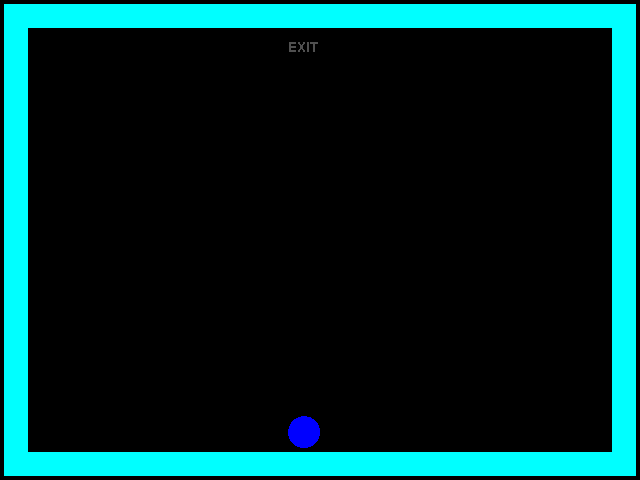

Tiled map render using the project's own tile images. Description and the whole map definition, tile-layer contents included, below:
An orthogonal 20x15 tile map with 32x32 px tiles, 4 tile layers (Layer 0, Layer 1, Layer 2, Layer 3), 5 tilesets.

<map version="1.0" orientation="orthogonal" renderorder="right-down" width="20" height="15" tilewidth="32" tileheight="32" nextobjectid="1">
 <properties>
  <property name="Description" value="Template for new levels" />
  <property name="Title" value="Empty" />
 </properties>
 <tileset firstgid="1" name="Walls" tilewidth="32" tileheight="32" tilecount="77">
  <image source="walls.png" width="352" height="224" />
 </tileset>
 <tileset firstgid="78" name="Layer0" tilewidth="32" tileheight="32" tilecount="16">
  <image source="Layer0.png" width="256" height="64" />
 </tileset>
 <tileset firstgid="94" name="Layer1" tilewidth="32" tileheight="32" tilecount="8">
  <image source="Layer1.png" width="256" height="32" />
 </tileset>
 <tileset firstgid="102" name="Layer2" tilewidth="32" tileheight="32" tilecount="8">
  <image source="Layer2.png" width="256" height="32" />
 </tileset>
 <tileset firstgid="110" name="Layer3" tilewidth="32" tileheight="32" tilecount="8">
  <image source="Layer3.png" width="256" height="32" />
 </tileset>
 <layer name="Layer 0" width="20" height="15">
  <data encoding="csv">
5,35,35,35,35,35,35,35,35,35,35,35,35,35,35,35,35,35,35,7,
15,0,0,0,0,0,0,0,0,78,0,0,0,0,0,0,0,0,0,15,
15,0,0,0,0,0,0,0,0,0,0,0,0,0,0,0,0,0,0,15,
15,0,0,0,0,0,0,0,0,0,0,0,0,0,0,0,0,0,0,15,
15,0,0,0,0,0,0,0,0,0,0,0,0,0,0,0,0,0,0,15,
15,0,0,0,0,0,0,0,0,0,0,0,0,0,0,0,0,0,0,15,
15,0,0,0,0,0,0,0,0,0,0,0,0,0,0,0,0,0,0,15,
15,0,0,0,0,0,0,0,0,0,0,0,0,0,0,0,0,0,0,15,
15,0,0,0,0,0,0,0,0,0,0,0,0,0,0,0,0,0,0,15,
15,0,0,0,0,0,0,0,0,0,0,0,0,0,0,0,0,0,0,15,
15,0,0,0,0,0,0,0,0,0,0,0,0,0,0,0,0,0,0,15,
15,0,0,0,0,0,0,0,0,0,0,0,0,0,0,0,0,0,0,15,
15,0,0,0,0,0,0,0,0,0,0,0,0,0,0,0,0,0,0,15,
15,0,0,0,0,0,0,0,0,0,0,0,0,0,0,0,0,0,0,15,
27,35,35,35,35,35,35,35,35,35,35,35,35,35,35,35,35,35,35,29
</data>
 </layer>
 <layer name="Layer 1" width="20" height="15">
  <data encoding="csv">
0,0,0,0,0,0,0,0,0,0,0,0,0,0,0,0,0,0,0,0,
0,0,0,0,0,0,0,0,0,0,0,0,0,0,0,0,0,0,0,0,
0,0,0,0,0,0,0,0,0,0,0,0,0,0,0,0,0,0,0,0,
0,0,0,0,0,0,0,0,0,0,0,0,0,0,0,0,0,0,0,0,
0,0,0,0,0,0,0,0,0,0,0,0,0,0,0,0,0,0,0,0,
0,0,0,0,0,0,0,0,0,0,0,0,0,0,0,0,0,0,0,0,
0,0,0,0,0,0,0,0,0,0,0,0,0,0,0,0,0,0,0,0,
0,0,0,0,0,0,0,0,0,0,0,0,0,0,0,0,0,0,0,0,
0,0,0,0,0,0,0,0,0,0,0,0,0,0,0,0,0,0,0,0,
0,0,0,0,0,0,0,0,0,0,0,0,0,0,0,0,0,0,0,0,
0,0,0,0,0,0,0,0,0,0,0,0,0,0,0,0,0,0,0,0,
0,0,0,0,0,0,0,0,0,0,0,0,0,0,0,0,0,0,0,0,
0,0,0,0,0,0,0,0,0,0,0,0,0,0,0,0,0,0,0,0,
0,0,0,0,0,0,0,0,0,0,0,0,0,0,0,0,0,0,0,0,
0,0,0,0,0,0,0,0,0,0,0,0,0,0,0,0,0,0,0,0
</data>
 </layer>
 <layer name="Layer 2" width="20" height="15">
  <data encoding="csv">
0,0,0,0,0,0,0,0,0,0,0,0,0,0,0,0,0,0,0,0,
0,0,0,0,0,0,0,0,0,0,0,0,0,0,0,0,0,0,0,0,
0,0,0,0,0,0,0,0,0,0,0,0,0,0,0,0,0,0,0,0,
0,0,0,0,0,0,0,0,0,0,0,0,0,0,0,0,0,0,0,0,
0,0,0,0,0,0,0,0,0,0,0,0,0,0,0,0,0,0,0,0,
0,0,0,0,0,0,0,0,0,0,0,0,0,0,0,0,0,0,0,0,
0,0,0,0,0,0,0,0,0,0,0,0,0,0,0,0,0,0,0,0,
0,0,0,0,0,0,0,0,0,0,0,0,0,0,0,0,0,0,0,0,
0,0,0,0,0,0,0,0,0,0,0,0,0,0,0,0,0,0,0,0,
0,0,0,0,0,0,0,0,0,0,0,0,0,0,0,0,0,0,0,0,
0,0,0,0,0,0,0,0,0,0,0,0,0,0,0,0,0,0,0,0,
0,0,0,0,0,0,0,0,0,0,0,0,0,0,0,0,0,0,0,0,
0,0,0,0,0,0,0,0,0,0,0,0,0,0,0,0,0,0,0,0,
0,0,0,0,0,0,0,0,0,0,0,0,0,0,0,0,0,0,0,0,
0,0,0,0,0,0,0,0,0,0,0,0,0,0,0,0,0,0,0,0
</data>
 </layer>
 <layer name="Layer 3" width="20" height="15">
  <data encoding="csv">
0,0,0,0,0,0,0,0,0,0,0,0,0,0,0,0,0,0,0,0,
0,0,0,0,0,0,0,0,0,0,0,0,0,0,0,0,0,0,0,0,
0,0,0,0,0,0,0,0,0,0,0,0,0,0,0,0,0,0,0,0,
0,0,0,0,0,0,0,0,0,0,0,0,0,0,0,0,0,0,0,0,
0,0,0,0,0,0,0,0,0,0,0,0,0,0,0,0,0,0,0,0,
0,0,0,0,0,0,0,0,0,0,0,0,0,0,0,0,0,0,0,0,
0,0,0,0,0,0,0,0,0,0,0,0,0,0,0,0,0,0,0,0,
0,0,0,0,0,0,0,0,0,0,0,0,0,0,0,0,0,0,0,0,
0,0,0,0,0,0,0,0,0,0,0,0,0,0,0,0,0,0,0,0,
0,0,0,0,0,0,0,0,0,0,0,0,0,0,0,0,0,0,0,0,
0,0,0,0,0,0,0,0,0,0,0,0,0,0,0,0,0,0,0,0,
0,0,0,0,0,0,0,0,0,0,0,0,0,0,0,0,0,0,0,0,
0,0,0,0,0,0,0,0,0,0,0,0,0,0,0,0,0,0,0,0,
0,0,0,0,0,0,0,0,0,110,0,0,0,0,0,0,0,0,0,0,
0,0,0,0,0,0,0,0,0,0,0,0,0,0,0,0,0,0,0,0
</data>
 </layer>
</map>
